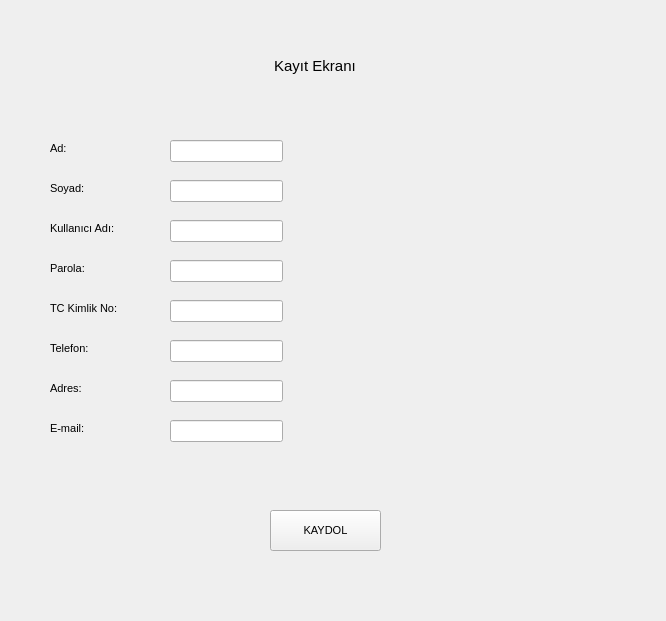
<?xml version="1.0" encoding="UTF-8"?>
<ui version="4.0">
 <class>Form</class>
 <widget class="QWidget" name="Form">
  <property name="geometry">
   <rect>
    <x>0</x>
    <y>0</y>
    <width>666</width>
    <height>621</height>
   </rect>
  </property>
  <property name="font">
   <font>
    <pointsize>8</pointsize>
   </font>
  </property>
  <property name="windowTitle">
   <string>Form</string>
  </property>
  <widget class="QLabel" name="label_soyad">
   <property name="geometry">
    <rect>
     <x>50</x>
     <y>180</y>
     <width>55</width>
     <height>16</height>
    </rect>
   </property>
   <property name="text">
    <string>Soyad:</string>
   </property>
  </widget>
  <widget class="QLabel" name="label_ad">
   <property name="geometry">
    <rect>
     <x>50</x>
     <y>140</y>
     <width>55</width>
     <height>16</height>
    </rect>
   </property>
   <property name="text">
    <string>Ad:</string>
   </property>
  </widget>
  <widget class="QLabel" name="label_kAd">
   <property name="geometry">
    <rect>
     <x>50</x>
     <y>220</y>
     <width>71</width>
     <height>16</height>
    </rect>
   </property>
   <property name="text">
    <string>Kullanıcı Adı:</string>
   </property>
  </widget>
  <widget class="QLabel" name="label_telefon">
   <property name="geometry">
    <rect>
     <x>50</x>
     <y>340</y>
     <width>55</width>
     <height>16</height>
    </rect>
   </property>
   <property name="text">
    <string>Telefon:</string>
   </property>
  </widget>
  <widget class="QLabel" name="label_TC">
   <property name="geometry">
    <rect>
     <x>50</x>
     <y>300</y>
     <width>81</width>
     <height>16</height>
    </rect>
   </property>
   <property name="text">
    <string>TC Kimlik No:</string>
   </property>
  </widget>
  <widget class="QLabel" name="label_email">
   <property name="geometry">
    <rect>
     <x>50</x>
     <y>420</y>
     <width>55</width>
     <height>16</height>
    </rect>
   </property>
   <property name="text">
    <string>E-mail:</string>
   </property>
  </widget>
  <widget class="QLabel" name="label_adres">
   <property name="geometry">
    <rect>
     <x>50</x>
     <y>380</y>
     <width>55</width>
     <height>16</height>
    </rect>
   </property>
   <property name="text">
    <string>Adres:</string>
   </property>
  </widget>
  <widget class="QLabel" name="label_parola">
   <property name="geometry">
    <rect>
     <x>50</x>
     <y>260</y>
     <width>55</width>
     <height>16</height>
    </rect>
   </property>
   <property name="text">
    <string>Parola:</string>
   </property>
  </widget>
  <widget class="QLineEdit" name="lineEdit_ad">
   <property name="geometry">
    <rect>
     <x>170</x>
     <y>140</y>
     <width>113</width>
     <height>22</height>
    </rect>
   </property>
  </widget>
  <widget class="QLineEdit" name="lineEdit_soyad">
   <property name="geometry">
    <rect>
     <x>170</x>
     <y>180</y>
     <width>113</width>
     <height>22</height>
    </rect>
   </property>
  </widget>
  <widget class="QLineEdit" name="lineEdit_kAd">
   <property name="geometry">
    <rect>
     <x>170</x>
     <y>220</y>
     <width>113</width>
     <height>22</height>
    </rect>
   </property>
  </widget>
  <widget class="QLineEdit" name="lineEdit_parola">
   <property name="geometry">
    <rect>
     <x>170</x>
     <y>260</y>
     <width>113</width>
     <height>22</height>
    </rect>
   </property>
  </widget>
  <widget class="QLineEdit" name="lineEdit_TC">
   <property name="geometry">
    <rect>
     <x>170</x>
     <y>300</y>
     <width>113</width>
     <height>22</height>
    </rect>
   </property>
  </widget>
  <widget class="QLineEdit" name="lineEdit_telefon">
   <property name="geometry">
    <rect>
     <x>170</x>
     <y>340</y>
     <width>113</width>
     <height>22</height>
    </rect>
   </property>
  </widget>
  <widget class="QLineEdit" name="lineEdit_adres">
   <property name="geometry">
    <rect>
     <x>170</x>
     <y>380</y>
     <width>113</width>
     <height>22</height>
    </rect>
   </property>
  </widget>
  <widget class="QLineEdit" name="lineEdit_email">
   <property name="geometry">
    <rect>
     <x>170</x>
     <y>420</y>
     <width>113</width>
     <height>22</height>
    </rect>
   </property>
  </widget>
  <widget class="QPushButton" name="pushButton_kaydol">
   <property name="geometry">
    <rect>
     <x>270</x>
     <y>510</y>
     <width>111</width>
     <height>41</height>
    </rect>
   </property>
   <property name="text">
    <string>KAYDOL</string>
   </property>
  </widget>
  <widget class="QLabel" name="label_baslik">
   <property name="geometry">
    <rect>
     <x>270</x>
     <y>50</y>
     <width>111</width>
     <height>31</height>
    </rect>
   </property>
   <property name="font">
    <font>
     <pointsize>11</pointsize>
    </font>
   </property>
   <property name="text">
    <string> Kayıt Ekranı</string>
   </property>
  </widget>
 </widget>
 <resources/>
 <connections/>
</ui>
